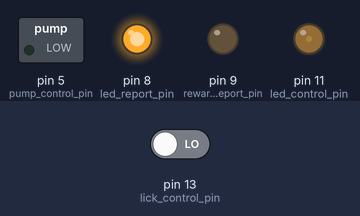
Recording of a sketch running on a simulated Arduino Uno, built with avr-gcc and run on an emulated ATmega328P. Shown: switched loads named in the sketch (green lamp = pin HIGH), output pins drawn as LEDs (lit = HIGH). The test bench sets the inputs (shaded band); at power-on: pin 13 (lick_control_pin) LOW.

Above: at 1.2 s.
1.3 s: pin 13 (lick_control_pin) driven HIGH
At 3.0 s:
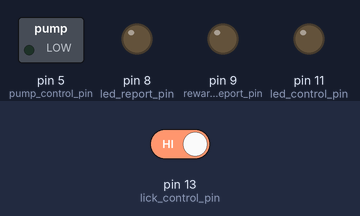
3.3 s: pin 13 (lick_control_pin) driven LOW
At 5.3 s:
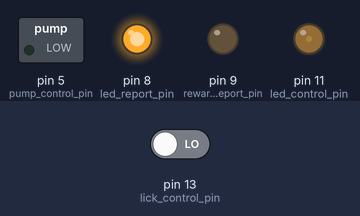
Timing chart, 0 to 6.8 s (numbered marks = the images above; inputs shaded):
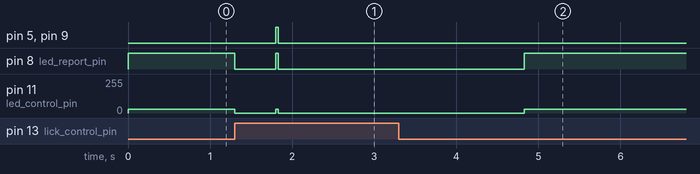

The sketch:

ready_lick_reward.ino
```cpp
/////////////////////////////////////////////////////////////////////////////////////////////////
//
//      Train and tast script for learing to lick during deviant stimulus
//
//          Script logic:
//              Matlab script and arduino communicate through serial COM port (USB). At the start of the
//              experiment and at the start of every trial, matlab sends message to check if arduino is ready,
//              ardunino sends back ready response. If ready matlab starets the trial. Matlab sends either '1'
//              or '0' depending on which type of trial, arduino reads digital input for licks and decides what
//              to do during licks depending on what trial it is. If time out or delay for reward is needed it
//              could be added to arduino script during 'reward' or 'punishment' and matlab will wait until
//              arduino is finished before starting a new trial.
//
//          To run experiment:
//              Compile and uplode script to arduino.
//              Run voltage_recording_NI_DAQ function to start voltage recording
//              Run vMMN_lick or any other script
//
/////////////////////////////////////////////////////////////////////////////////////////////
///////// Includes ///////////////

///////// Parameters //////////////////////

bool run_exp = 1;    // turn on or off exp

int reward_sol_duration = 30;         // 20ms release 4ul drop.time (in ms) that reward valve is open (80ms for 2p)
int LED_intensity = 30;             // 0 - 255

int initial_trial_delay = 500;       // wait after initial lick
int trial_window = 5000;
int reward_delay = 1000;              // time given for animal to drink reward water before resuming next trial
int findal_trial_delay = 2000;        // time out after reward

int punish_timeout_duration = 2000;   // in ms

////// Reward cues
int includeSoundRewardCue = 0;
int rewToneDur = 100;

int includeLEDRewardCue = 1;
int rewLEDDur = 1000;

//////// Define pin numbers ////////////////

// Lick pins
int lick_control_pin = 13;         // pin 13 Right or 12 Left is also connected to right lick port

// LED out (for reward cue)
int led_control_pin = 11;       // pwm pin

// defining solenoid pins
int pump_control_pin = 5;     //  6 Right or 5 Left //define pin for turing solenoid valve ON

//Voltage recording pins for NI-DAQ
int led_report_pin = 8;
int reward_report_pin = 9;
int punish_report_pin = 10;


// Speaker
//int speakerOut = 11;    // define PWM pin for speaker/tone output
int rewFreq = 8000;
int startTime;


////////////// Serial communication

// messages from matlab
char matlab_start_stop_exp = '5';
char matlab_red_trial = '1';
char matlab_dev_trial = '2';

// messages from arduino
char ready_for_trial = '6';
char ready_to_start_stop = '7';

/////////// initialize
bool lick_state = LOW;
bool trial_ongoing = false;
int matlab_data = 0;
int experiment_started = 0;
int trial_type = 0;   // 0 = no trials, 1 = redundant, 2 = deviant
int trial_start;
int now1;

///// SETUP ////////////////////////////////
void setup()
{
    pinMode(lick_control_pin, INPUT);

    pinMode(pump_control_pin, OUTPUT);  // sets digital pin for turing solenoid valve ON

    pinMode(led_report_pin, OUTPUT);

    pinMode(reward_report_pin, OUTPUT);

    pinMode(led_control_pin, OUTPUT);


    //tone1.begin(13);


//    pinMode(punish_report_pin, OUTPUT);
//
//    Serial.begin(9600);    // initialize serial for output to Processing sketch
//
//    randomSeed(analogRead(3));


    //pinMode(13, OUTPUT); // LED on arduino
}

//////// MAIN LOOP /////////////////////////////////

// logic - if mouse licks during reward stimulus, he gets a reward
void loop()
{
    if (run_exp == true)
    {
      // set light on and trial ready
      lick_state = LOW;
      analogWrite(led_control_pin, LED_intensity);
      digitalWrite(led_report_pin, HIGH);
      //digitalWrite(led_control_pin, HIGH);
      while (lick_state == LOW)
      {
        lick_state = digitalRead(lick_control_pin);      // check for licks to initiate experiment
      }
      analogWrite(led_control_pin, 0);
      digitalWrite(led_report_pin, LOW);
      //digitalWrite(led_control_pin, LOW);                 // reset

      // delay before reward
      delay(initial_trial_delay);

      // start trial
      trial_start = millis();
      trial_ongoing = true;
      lick_state == LOW;                         // reset
      while(trial_ongoing)
      {
        now1 = millis();
        if ((now1 - trial_start)<trial_window)
        {
          lick_state = digitalRead(lick_control_pin);
          if (lick_state == HIGH)
          {
              reward();
              lick_state = LOW;
              trial_ongoing = false;
              delay(reward_delay);
          }
        }
        else
        {
          trial_ongoing = false;
        }
      }
      delay(findal_trial_delay);
    }

}  // end VOID LOOP()


// function for reward administration
void reward()
{
    digitalWrite(pump_control_pin, HIGH);    // open solenoid valve for a short time
    analogWrite(led_control_pin, LED_intensity);
    digitalWrite(reward_report_pin, HIGH);
    digitalWrite(led_report_pin, HIGH);
    delay(reward_sol_duration);
    digitalWrite(pump_control_pin, LOW);
    analogWrite(led_control_pin, 0);
    digitalWrite(led_report_pin, LOW);
    digitalWrite(reward_report_pin, LOW);
}

//// function for punishment administration
//void punish()
//{
//    startTime = millis();
//    digitalWrite(punish_report_pin, HIGH);
//
//    while ((millis() - startTime) < punish_timeout_duration)
//    {
//        tone(speakerOut, random(500, 10000), 1);
//        delay(1);
//    }
//
//    digitalWrite(punish_report_pin, LOW);
//
//// here include maybe a horrible tone
//
//}
```

Measured:
- after the input at 1.3 s, pin 5 (pump_control_pin), pin 9 (reward_report_pin): LOW → HIGH after 0.50 s, → LOW 0.03 s later; pin 8 (led_report_pin): HIGH → LOW at once, → HIGH 0.50 s later, → LOW 0.03 s later; pin 11 (led_control_pin): 30/255 → 0/255 at once
- after the input at 3.3 s, pin 5 (pump_control_pin), pin 9 (reward_report_pin): stops changing and stays LOW
